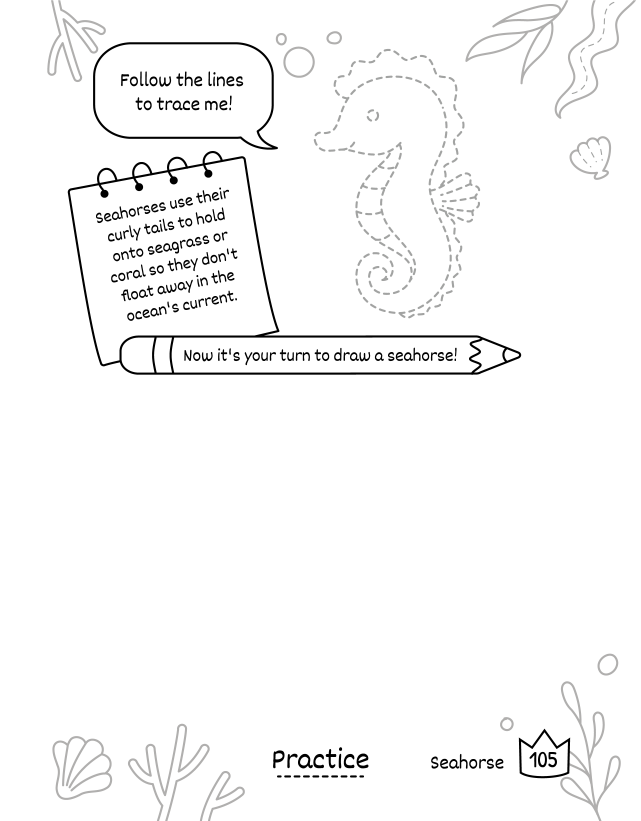
#> input picture en/Монтажная область 101@3x.png, 1922 x 2462 px (shown at 1/3 size)
$ python -i shablon.py   (imports and definitions only)
#> lines starting #> are read from the running program, lines starting #| are printed output that depends on the picture; after the words box and inside, x2 and y2 are one past the last pixel; in counts of white or black regions, pixels touching at a corner belong together
# -*- coding: utf-8 -*-
"""SHABLON LISTA. Odna raskladka na vse knigi.

Vse razmery i polozheniya bloka zdes. Kartinka-podlozhka (pejzazh s lentoy
i nazvaniem) peredaetsya otdelno, poetomu odin i tot zhe shablon goditsya
dlya lyuboy serii: Afrika, more, fantaziya i tak dalee.

Ispolzovanie:
    import shablon
    shablon.sheet(out_doc, book_doc, spi, name, overlay_png, page_no)
"""
import pymupdf, sovmest, vec, detect, parts, skel
import build as B
from vec import fit, bbox, replay, replay2

W, H = 612.0, 792.0
SY0, SY1 = 176.0, 316.0    # polosa shagov
VD = 202.0                 # granica mezhdu obvodkoy i polem risovaniya
LY1 = 702.0                # nizhnyaya linejka propisi
# [1 line that did not run here, left out]
# [1 line that did not run here, left out]
# [1 line that did not run here, left out]
GROUND_Y = 688.0           # otsyuda vniz idet zemlya: ona kladetsya poverh figury
PAGENO_XY = (W/2, 763.0)   # kameshek s nomerom stranicy
PAGENO_R = 17.0
# vnutrennee beloe pole lenty na podlozhke: syuda stavitsya nazvanie iz knigi
RIBBON = None              # esli None, beloe pole lenty ishchetsya samo
TITLE_H = 38.0             # vysota bukv nazvaniya


_RIB = {}


def ribbon_rect(overlay):
    """Nahodit beloe pole vnutri lenty na lyuboy podlozhke."""
#> called with overlay = '../en/Монтажная область 101@3x.png'
    if overlay in _RIB:
        return _RIB[overlay]
    import numpy as np
    from PIL import Image
    from skimage import measure
    a = np.array(Image.open(overlay))
#> a is the input picture: shape (2462, 1922, 4); mean R, G, B, A 248.4, 248.4, 248.4, 254.9
    gray = a[:, :, :3].mean(axis=2)
    if a.shape[2] == 4:
        ink = (a[:, :, 3] > 40) & (gray < 160)
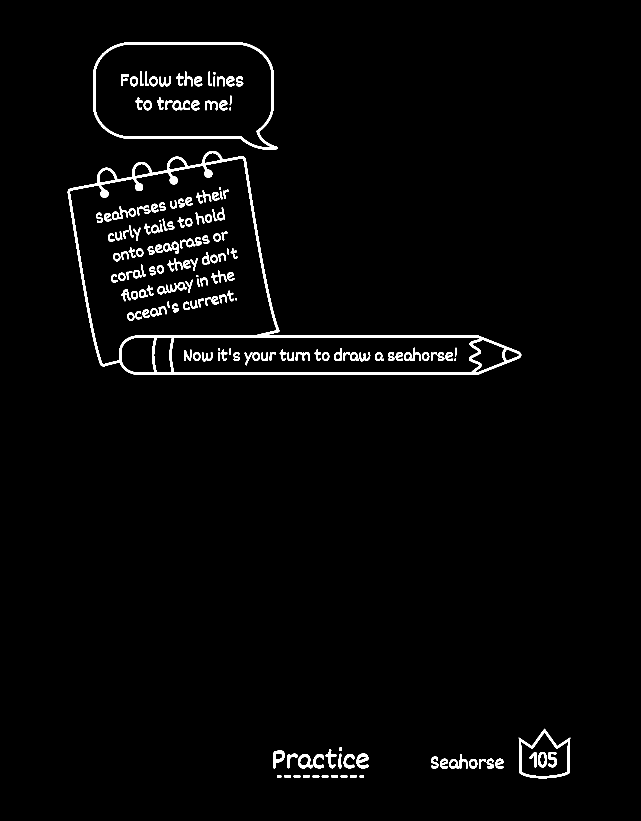
#> ink: shape (2462, 1922) bool (shown at 1/3 size); 2.1% white; 186 white regions, largest, box (x1, y1, x2, y2) and area: (203, 453, 1564, 1125) 35585, (279, 127, 834, 449) 10438, (1556, 2186, 1711, 2335) 3674
    else:
        ink = gray < 160
    h, w = ink.shape
#> h = 2462; w = 1922
    from skimage.morphology import closing, disk
    top = closing(ink[:int(h * 0.32)], disk(3))
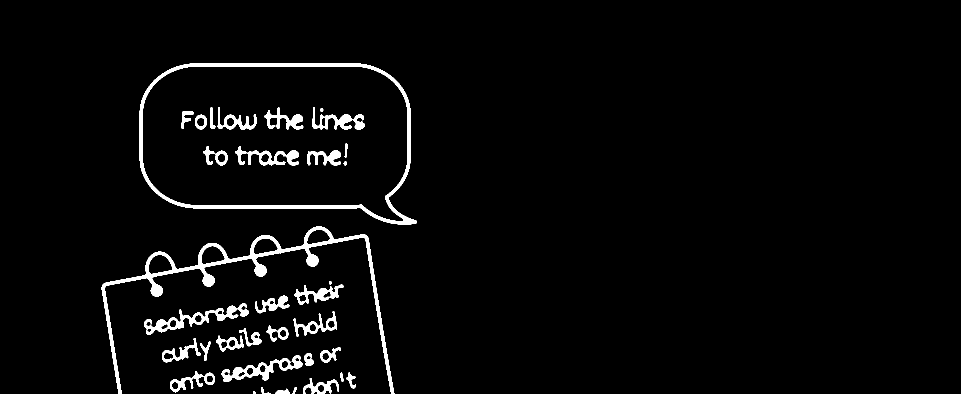
#> top: shape (787, 1922) bool (shown at 1/2 size); 3.1% white; 38 white regions (4 under 20 px), largest, box (x1, y1, x2, y2) and area: (203, 453, 789, 787) 11989, (279, 127, 834, 449) 10472, (288, 607, 498, 669) 3045
    lab = measure.label(~top)
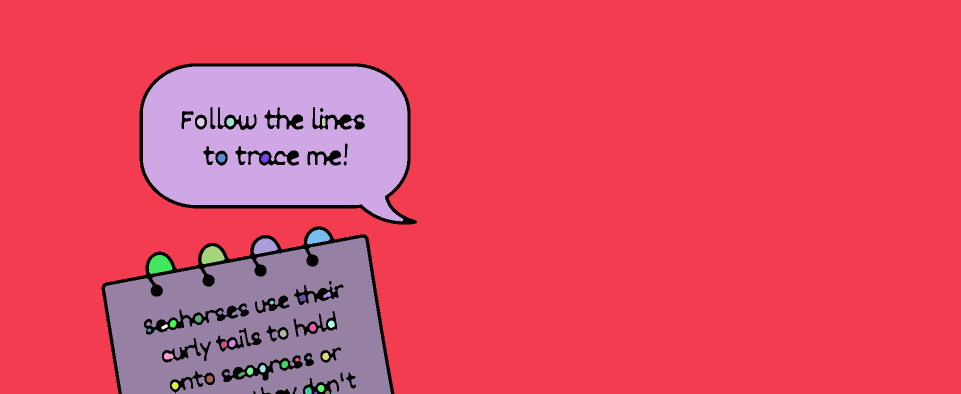
#> lab: shape (787, 1922) int32 (shown at 1/2 size); 38 distinct labels, from 0 to 37; one colour per label, 0 black
    best = None
    for r in measure.regionprops(lab):
        y0, x0, y1, x1 = r.bbox
        if x0 == 0 or y0 == 0 or x1 >= top.shape[1] or y1 >= top.shape[0]:
            continue          # eto fon vokrug, a ne dyrka vnutri lenty
        if r.area < 20000:
            continue
        if best is None or r.area > best.area:
            best = r
#> this loop made 37 passes
#> (y0, x0, y1, x1) on passes 1 to 12: (0, 0, 787, 1922), (133, 286, 443, 815), (235, 644, 253, 651), (236, 394, 253, 409), (236, 453, 253, 468), (307, 435, 325, 451), (308, 522, 325, 538), (459, 614, 489, 660), (475, 210, 787, 782), (477, 507, 509, 556), (492, 403, 528, 450), (510, 298, 548, 345)
    if best is None:
        raise ValueError('ne nashel lentu na podlozhke ' + overlay)
    y0, x0, y1, x1 = best.bbox
#> y0 = 133; x0 = 286; y1 = 443; x1 = 815
    k = W / w
#> k = 0.318
    # vysotu polya berem po seredine lenty: u izognutoy lenty kraya uhodyat
    # vniz, i esli schitat po vsey shirine, nazvanie saditsya slishkom nizko
    mid = ink[:int(h * 0.32)]
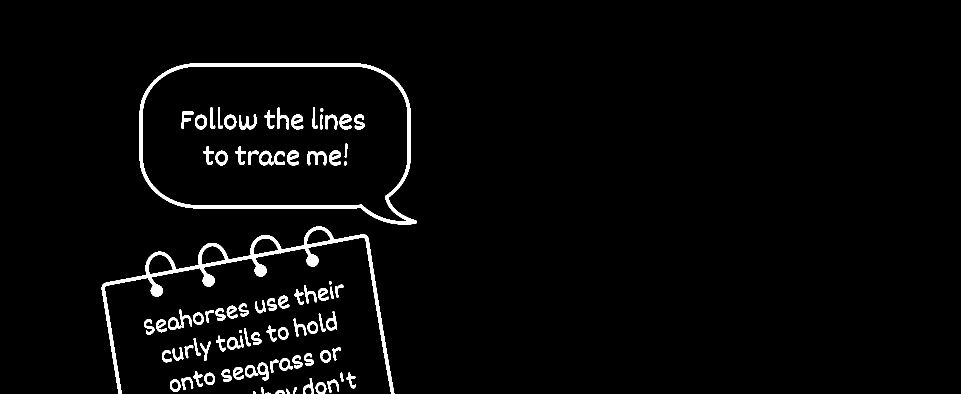
#> mid: shape (787, 1922) bool (shown at 1/2 size); 2.9% white; 88 white regions (2 under 20 px), largest, box (x1, y1, x2, y2) and area: (203, 453, 789, 787) 11869, (279, 127, 834, 449) 10438, (615, 302, 653, 331) 521
    cx0, cx1 = int((x0 + x1) / 2 - (x1 - x0) * 0.15), int((x0 + x1) / 2 + (x1 - x0) * 0.15)
#> cx0 = 471; cx1 = 629
    tops, bots = [], []
    for x in range(cx0, cx1, max(1, (cx1 - cx0) // 40)):
        col = np.where(mid[:, x])[0]
        col = col[(col > y0 - 40) & (col < y1 + 40)]
        if len(col) < 2:
            continue
        runs = np.split(col, np.where(np.diff(col) > 3)[0] + 1)
        if len(runs) < 2:
            continue
        tops.append(runs[0].max())
        bots.append(runs[-1].min())
#> after the loop, bots = 53 values, max 482 at index 12, min 410 at index 0, mean 436.2; tops = 53 values from 132 to 132
    if tops and bots:
        y0 = float(np.median(tops))
#> y0 = 132
        y1 = float(np.median(bots))
#> y1 = 410
#> (the run stopped early here; a loop or call above may not have finished)

$ run again, on en/Монтажная область 108@3x.png
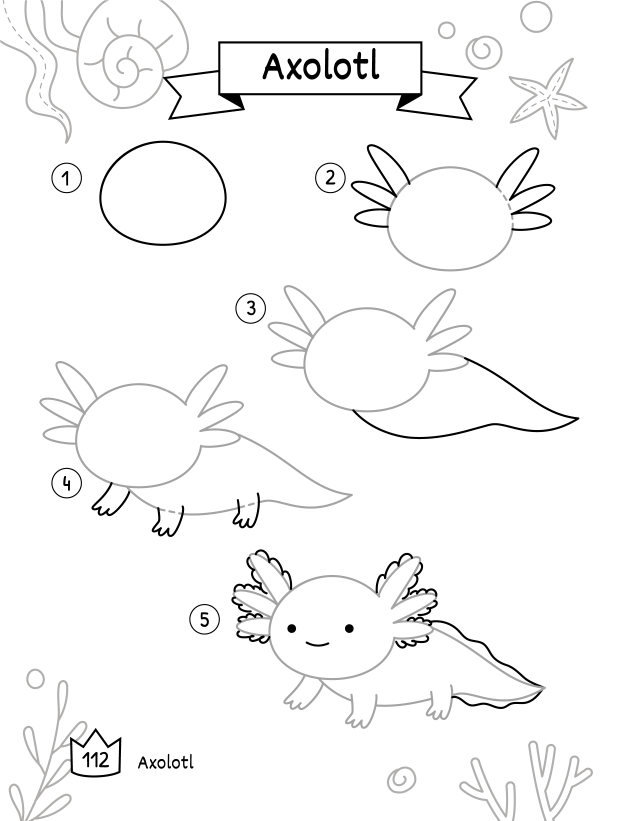
#> input picture en/Монтажная область 108@3x.png, 1922 x 2462 px (shown at 1/3 size)
#> in ribbon_rect, a is the input picture: shape (2462, 1922, 4); mean R, G, B, A 247.7, 247.7, 247.6, 254.8
#> in ribbon_rect, `ink = (a[:, :, 3] > 40) & (gray < 160)`:
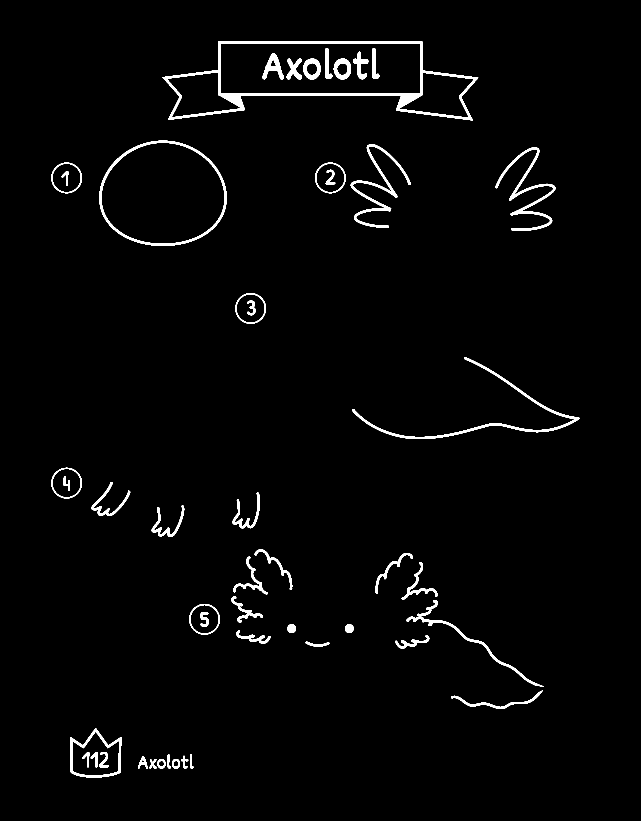
#> ink: shape (2462, 1922) bool (shown at 1/3 size); 2% white; 50 white regions, largest, box (x1, y1, x2, y2) and area: (487, 124, 1435, 361) 20202, (1057, 1071, 1738, 1317) 7284, (298, 422, 680, 738) 7259
#> top: shape (787, 1922) bool; 3.5% white; 15 white regions, largest, box (x1, y1, x2, y2) and area: (487, 124, 1435, 361) 20342, (298, 422, 680, 738) 7259, (1486, 442, 1666, 693) 5929
#> in ribbon_rect, `lab = measure.label(~top)`:
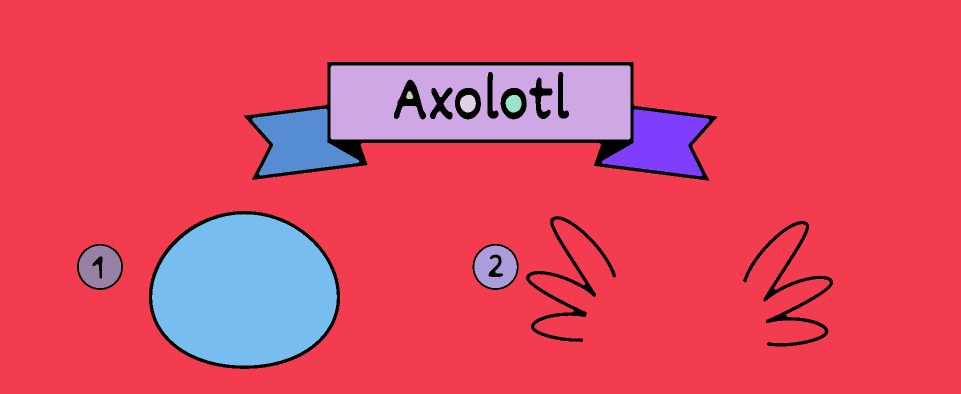
#> lab: shape (787, 1922) int32 (shown at 1/2 size); 11 distinct labels, from 0 to 10; one colour per label, 0 black
#> the loop in ribbon_rect, `for r in measure.regionprops(lab):` made 10 passes
#> (y0, x0, y1, x1) on passes 1 to 8: (0, 0, 787, 1922), (131, 661, 279, 1261), (182, 812, 198, 827), (189, 920, 225, 952), (190, 1011, 225, 1043), (217, 504, 351, 719), (218, 1203, 353, 1419), (428, 304, 731, 674)
#> in ribbon_rect, `y0, x0, y1, x1 = best.bbox`: y0 = 428; x0 = 304; y1 = 731; x1 = 674
#> mid: shape (787, 1922) bool; 3.5% white; 15 white regions, largest, box (x1, y1, x2, y2) and area: (487, 124, 1435, 361) 20202, (298, 422, 680, 738) 7259, (1486, 442, 1666, 693) 5856
#> cx0 = 433; cx1 = 544
#> the loop in ribbon_rect, `for x in range(cx0, cx1, max(1, (cx1 - cx0) // 40)):` made 56 passes
#> col on passes 10, 20, 21, 36, 37, 38, 42: [426, 427, 428, 429, 430, 431, 729, 730, 731, 732, 733, 734], [423, 424, 425, 426, 427, 428, 731, 732, 733, 734, 735, 736], [423, 424, 425, 426, 427, 428, 731, 732, 733, 734, 735, 736], [423, 424, 425, 426, 427, 428, 731, 732, 733, 734, 735, 736], [423, 424, 425, 426, 427, 428, 731, 732, 733, 734, 735, 736], [423, 424, 425, 426, 427, 428, 731, 732, 733, 734, 735, 736], [424, 425, 426, 427, 428, 429, 730, 731, 732, 733, 734, 735]
#> after the loop in ribbon_rect, `for x in range(cx0, cx1, max(1, (cx1 - cx0) // 40)):`: bots = 56 values, max 731 at index 19, min 726 at index 0, mean 729.3; tops = 56 values, max 436 at index 0, min 427 at index 28, mean 430.4
#> in ribbon_rect, `y0 = float(np.median(tops))`: y0 = 430
#> in ribbon_rect, `y1 = float(np.median(bots))`: y1 = 730

$ run again, on en/Монтажная область 117@3x.png
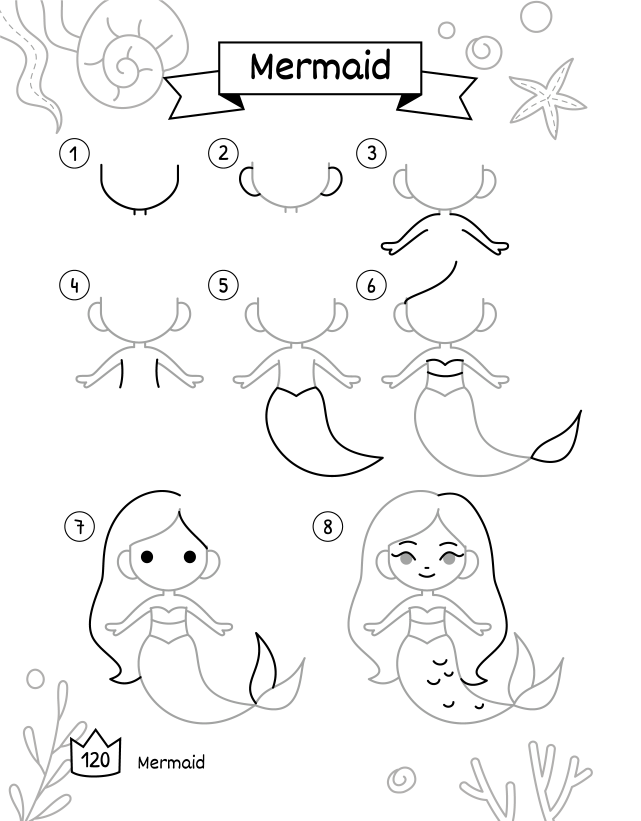
#> input picture en/Монтажная область 117@3x.png, 1922 x 2462 px (shown at 1/3 size)
#> in ribbon_rect, a is the input picture: shape (2462, 1922, 4); mean R, G, B, A 247, 247.1, 247, 254.9
#> in ribbon_rect, `ink = (a[:, :, 3] > 40) & (gray < 160)`:
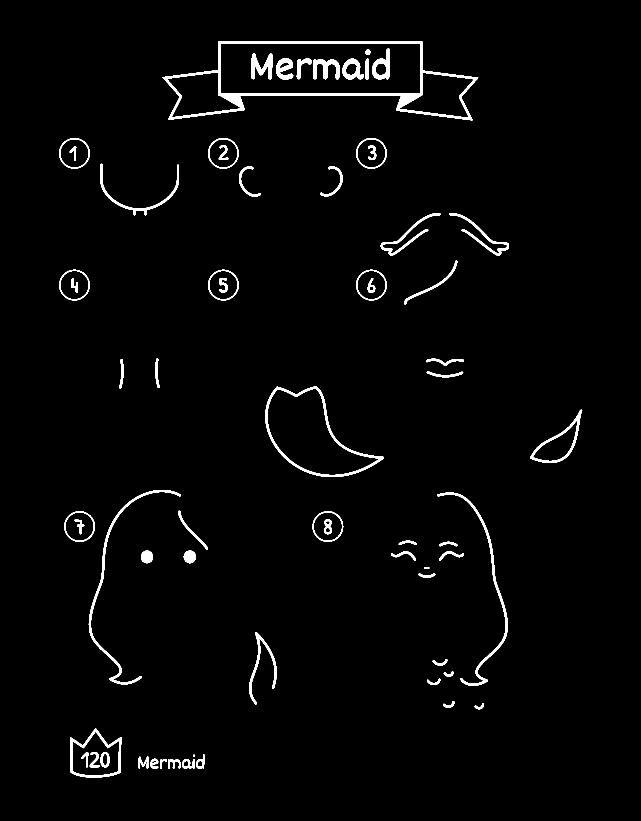
#> ink: shape (2462, 1922) bool (shown at 1/3 size); 2.1% white; 66 white regions, largest, box (x1, y1, x2, y2) and area: (487, 124, 1435, 361) 20354, (796, 1159, 1151, 1431) 6622, (266, 1470, 543, 2053) 5740
#> top: shape (787, 1922) bool; 3.2% white; 19 white regions, largest, box (x1, y1, x2, y2) and area: (487, 124, 1435, 361) 20490, (890, 175, 1019, 239) 3573, (301, 491, 537, 646) 2912
#> in ribbon_rect, `lab = measure.label(~top)`:
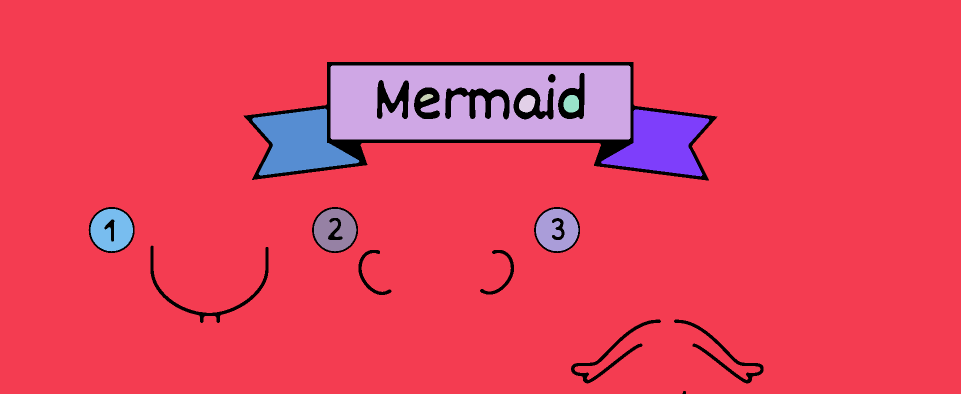
#> lab: shape (787, 1922) int32 (shown at 1/2 size); 11 distinct labels, from 0 to 10; one colour per label, 0 black
#> the loop in ribbon_rect, `for r in measure.regionprops(lab):` made 10 passes
#> (y0, x0, y1, x1) on passes 1 to 8: (0, 0, 787, 1922), (131, 661, 279, 1261), (188, 840, 204, 867), (190, 1038, 225, 1071), (190, 1127, 225, 1158), (217, 504, 351, 719), (219, 1202, 353, 1419), (418, 181, 503, 266)
#> in ribbon_rect, `y0, x0, y1, x1 = best.bbox`: y0 = 131; x0 = 661; y1 = 279; x1 = 1261
#> mid: shape (787, 1922) bool; 3.2% white; 21 white regions, largest, box (x1, y1, x2, y2) and area: (487, 124, 1435, 361) 20354, (301, 491, 537, 646) 2894, (1142, 639, 1322, 767) 2600
#> cx0 = 871; cx1 = 1051
#> after the loop in ribbon_rect, `for x in range(cx0, cx1, max(1, (cx1 - cx0) // 40)):`: bots = 45 values from 279 to 279; tops = 45 values from 130 to 130
#> in ribbon_rect, `y0 = float(np.median(tops))`: y0 = 130
